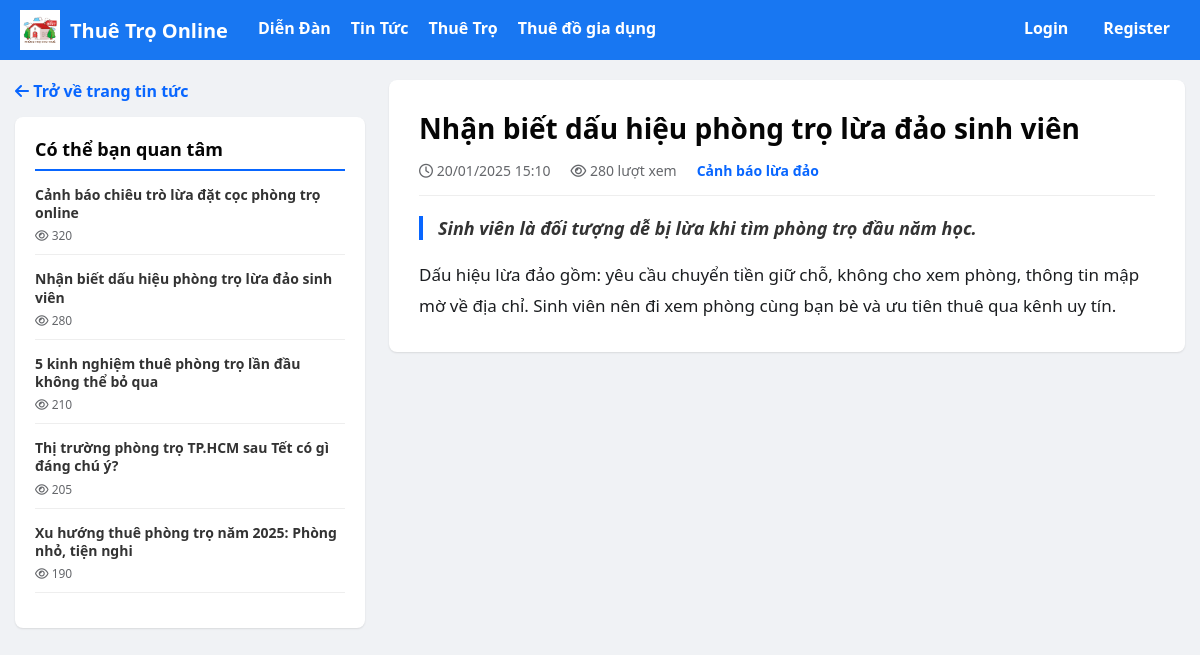
/news-detail.php?id=8, run on the app's committed database.
### tables this page shows
CREATE TABLE news (
    id INT AUTO_INCREMENT PRIMARY KEY,
    title VARCHAR(255) NOT NULL COMMENT 'Tiêu đề tin',
    slug VARCHAR(255) NOT NULL UNIQUE COMMENT 'Slug SEO',
    image_url VARCHAR(255) DEFAULT NULL COMMENT 'Ảnh đại diện tin',
    category VARCHAR(100) NOT NULL COMMENT 'Thể loại tin tức',
    summary TEXT COMMENT 'Mô tả ngắn',
    content LONGTEXT NOT NULL COMMENT 'Nội dung chi tiết',
    views INT DEFAULT 0 COMMENT 'Lượt xem',
    created_at DATETIME DEFAULT CURRENT_TIMESTAMP COMMENT 'Ngày đăng',
    INDEX idx_category (category),
    INDEX idx_views (views)
);

### public/news-detail.php (the view, shortened to what this page needs)
<?php
require_once __DIR__ . '/../config/db.php';
$id = isset($_GET['id']) ? (int)$_GET['id'] : 0;
$newsItem = null;
if ($id) {
    $pdo->exec("UPDATE news SET views = views + 1 WHERE id = $id");
    $stmt = $pdo->prepare("SELECT * FROM news WHERE id = ?");
    $stmt->execute([$id]);
    $newsItem = $stmt->fetch();
}
try {
    $stmtTop = $pdo->query("SELECT * FROM news ORDER BY views DESC LIMIT 5");
    $topNews = $stmtTop->fetchAll();
} catch (PDOException $e) {
    $topNews = [];
}
?>
<!doctype html>
<html lang="vi">
<head>
    <link rel="stylesheet" href="/assets/css/style.css">
    <link rel="stylesheet" href="https://cdnjs.cloudflare.com/ajax/libs/font-awesome/6.4.0/css/all.min.css">
</head>
<body>
<?php include __DIR__ . '/includes/header.php'; ?>
<div class="container">
    <aside class="sidebar">
        <a href="/news.php" class="btn-back"><i class="fa-solid fa-arrow-left"></i> Trở về trang tin tức</a>
        <div class="sidebar-card">
            <div class="sidebar-title">Có thể bạn quan tâm</div>
            <div class="top-news-list">
                <?php foreach ($topNews as $item): ?>
                    <a href="/news-detail.php?id=<?= $item['id'] ?>" class="top-news-item">
                        <div class="top-news-info">
                            <h4><?= htmlspecialchars($item['title']) ?></h4>
                            <div class="top-news-views"><i class="fa-regular fa-eye"></i> <?= number_format($item['views']) ?></div>
                        </div>
                    </a>
                <?php endforeach; ?>
            </div>
        </div>
    </aside>
    <main class="main-content">
        <article class="detail-card">
            <h1 class="detail-title"><?= htmlspecialchars($newsItem['title']) ?></h1>
            <div class="detail-meta">
                <span><i class="fa-regular fa-clock"></i> <?= date('d/m/Y H:i', strtotime($newsItem['created_at'])) ?></span>
                <span><i class="fa-regular fa-eye"></i> <?= number_format($newsItem['views']) ?> lượt xem</span>
                <span style="color: var(--primary-color); font-weight: bold;"><?= htmlspecialchars($newsItem['category']) ?></span>
            </div>
            <div class="detail-summary">
                <?= nl2br(htmlspecialchars($newsItem['summary'])) ?>
            </div>
            <div class="detail-body">
                <?= nl2br(htmlspecialchars($newsItem['content'])) ?>
            </div>
        </article>
    </main>
</div>
<?php if (file_exists(__DIR__ . '/includes/footer.php')) include __DIR__ . '/includes/footer.php'; ?>
</body>
</html>

### public/assets/css/style.css (style rules this page uses)
body { font-family: Arial, sans-serif; margin: 16px; }

### public/news-detail.php (style rules this page uses)
:root { --bg-color: #f0f2f5; --card-bg: #ffffff; --primary-color: #0866ff; --text-color: #050505; --secondary-text: #65676b; }
body { font-family: 'Segoe UI', Helvetica, Arial, sans-serif; background-color: var(--bg-color); margin: 0; padding: 0; color: var(--text-color); }
.container { max-width: 1200px; margin: 20px auto; padding: 0 15px; display: grid; grid-template-columns: 350px 1fr; gap: 24px; }
.sidebar { position: sticky; top: 20px; height: fit-content; }
.sidebar-card { background: var(--card-bg); border-radius: 8px; box-shadow: 0 1px 2px rgba(0, 0, 0, 0.1); padding: 20px; margin-bottom: 20px; }
.sidebar-title { font-size: 18px; font-weight: 700; margin-bottom: 15px; border-bottom: 2px solid var(--primary-color); padding-bottom: 8px; }
.top-news-item { display: block; margin-bottom: 15px; border-bottom: 1px solid #eee; padding-bottom: 10px; text-decoration: none; color: inherit; }
.top-news-info h4 { margin: 0 0 5px 0; font-size: 14px; font-weight: 600; line-height: 1.3; color: #333; }
.top-news-views { font-size: 12px; color: var(--secondary-text); }
.detail-card { background: white; padding: 30px; border-radius: 8px; box-shadow: 0 1px 2px rgba(0,0,0,0.1); }
.detail-title { font-size: 28px; font-weight: 700; margin: 0 0 15px 0; line-height: 1.3; }
.detail-meta { color: var(--secondary-text); margin-bottom: 20px; padding-bottom: 15px; border-bottom: 1px solid #eee; display: flex; gap: 20px; font-size: 14px; }
.detail-summary { font-weight: 600; font-size: 18px; margin-bottom: 20px; color: #333; font-style: italic; border-left: 4px solid var(--primary-color); padding-left: 15px; }
.detail-body { font-size: 17px; line-height: 1.8; color: #1c1e21; }
.btn-back { display: inline-block; margin-bottom: 15px; text-decoration: none; color: var(--primary-color); font-weight: 600; }

### data on the page
news: title "Cảnh báo chiêu trò lừa đặt cọc phòng trọ online", views "320"
news: title "Nhận biết dấu hiệu phòng trọ lừa đảo sinh viên", views "280", created_at "20/01/2025 15:10", category "Cảnh báo lừa đảo", summary "Sinh viên là đối tượng dễ bị lừa khi tìm phòng trọ đầu năm học.", content "Dấu hiệu lừa đảo gồm: yêu cầu chuyển tiền giữ chỗ, không cho xem phòng, thông tin mập mờ về địa chỉ. Sinh viên nên đi xem phòng cùng bạn bè và ưu tiên thuê qua kênh uy tín."
news: title "5 kinh nghiệm thuê phòng trọ lần đầu không thể bỏ qua", views "210"
news: title "Thị trường phòng trọ TP.HCM sau Tết có gì đáng chú ý?", views "205"
news: title "Xu hướng thuê phòng trọ năm 2025: Phòng nhỏ, tiện nghi", views "190"
